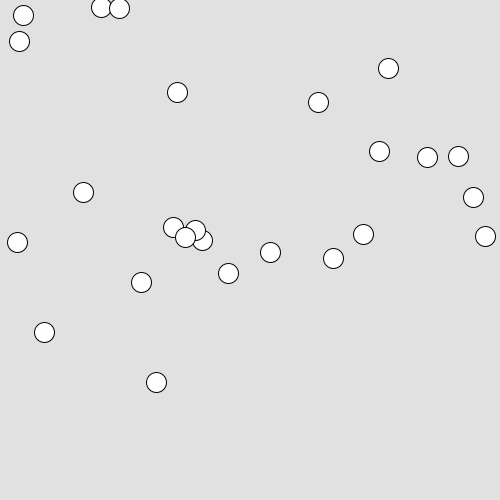
Frame 1 (no input)
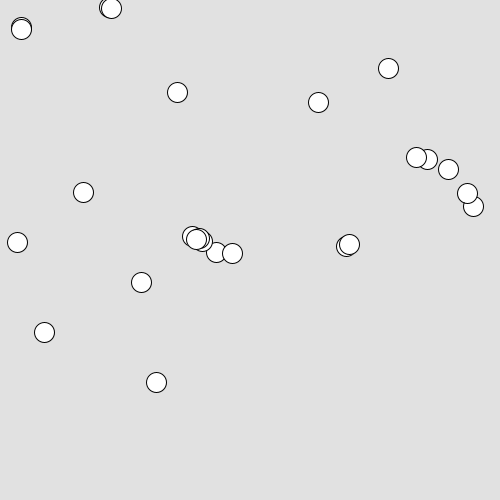
Frame 60 (the mouse pressed at the canvas centre just before this capture)
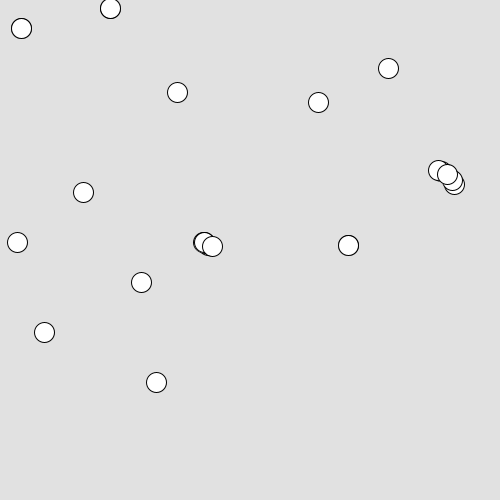
Frame 120 (the mouse held since frame 60 and released just before this capture)

The Processing sketch that drew these frames (run headless with seeded random() and noise(); from frame 60 on, the mouse is pressed at the canvas centre):

// Processing sketch: processing_128425
// ── processing_128425.pde

int count = 0;
int no = 25;
float[][] en = new float[no][2];          //円の位置を保持する配列
float[][] enp = new float[no][2];      //円の１回前の位置を保持する配列
float[][] env = new float[no][2];        //円の速度を保持する配列  
float r, th;                            //周辺の計算範囲距離，計算範囲角度
int nRate;                  //現在のframeRateで何カウントで接近するか？

void setup() {
    size(500, 500);                //Canvasサイズの設定
    background(225);                //背景色の設定
    int fr = 10;                    //frameRateの設定
    frameRate(fr);                  //frameRateの設定
    for(int i=0; i<no; i++){
        en[i][0] = int(random(0,500));
        en[i][1] = int(random(0,500));      //円の初期位置
        enp[i][0] = en[i][0]-10;                          //円の１回前の初期位置
        env[i][0] = 10;              //円の速度の初期値
        env[i][1] = 0;                              //円の速度の初期値
        ellipse(en[i][0], en[i][1], 20, 20);        //円の描画
    }
  r = 50;                    //周辺の計算範囲距離
  th = 90;                //周辺の計算範囲角度
  int sec = 5;            //何秒で計算位置へ移動するか？
  nRate = sec * fr;        //現在のframeRateで何カウントで接近するか？
}

void draw() {
    float[] sum = new float[2];
    float[] ave = new float[2];
    background(225);
    for(int i=0; i<no; i++){
        env[i][0] = en[i][0] - enp[i][0]; 
        env[i][1] = en[i][1] - enp[i][1]; 
        enp[i] = en[i];
    }
    for(int i=0; i<no; i++){
        sum[0] = 0;
        sum[1] = 0;
        ave[0] = 0;
        ave[1] = 0;
        count = 0;
        for(int j=0; j<no; j++){
            if(j!=i){
                float d = sqrt(pow(en[i][0] - en[j][0], 2)+pow(en[i][1] - en[j][1], 2));
                if(d < r){
                    count++;
                    sum[0] = sum[0] + en[j][0];
                    sum[1] = sum[1] + en[j][1];
                }
            };
        };
      if(count != 0){
          ave[0] = sum[0]/count;
          ave[1] = sum[1]/count;
          en[i][0] += (ave[0]-en[i][0])/(float(nRate));
          en[i][1] += (ave[1]-en[i][1])/(float(nRate));
      }else{
          en[i][0] += env[i][0];
          en[i][1] += env[i][1];
      }; 
      if(en[i][0] > width){
        en[i][0] -= width;
      }else{
        if(en[i][0] < 0){
          en[i][0] += width;
        }
      }
      if(en[i][1] > height){
        en[i][1] -= height;
      }else{
        if(en[i][1] < 0){
          en[i][1] += height;
        }
      }
      ellipse(en[i][0], en[i][1], 20, 20);
    }
}
